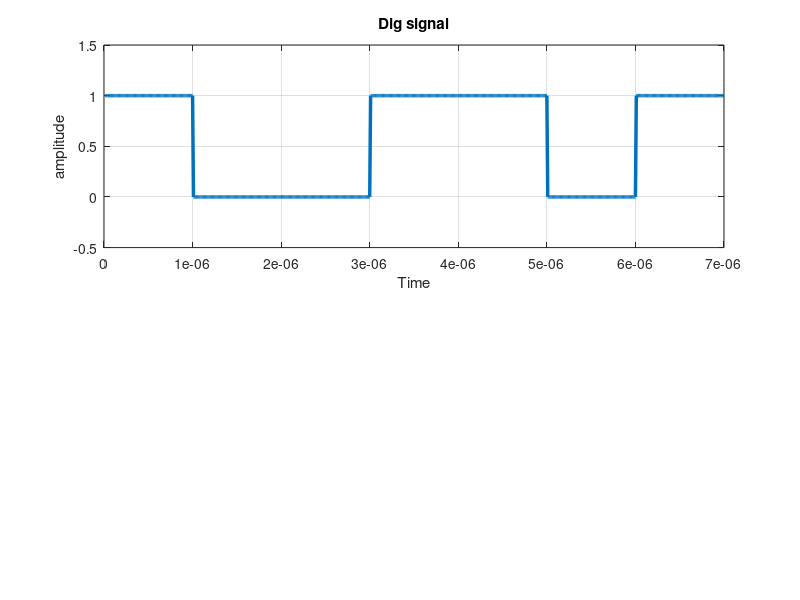

The MATLAB source for this figure:
% Generate Digital Signal from Binary bits
clc;
clear all;
close all;

x = [1 0 0 1 1 0 1]

disp(x);
bp=.000001;


bit=[];


for n=1:1:length(x)
  if x(n)==1
    se = ones(1,100);
  else
    se = zeros(1,100);
  end
  bit=[bit se];
end

t1 = bp/100:bp/100:length(x)*bp;

subplot(2,1,1);
plot(t1,bit,'LineWidth',2.5); grid on;
axis([0 length(x)*bp -0.5 1.5]);
xlabel('Time');
ylabel('amplitude');
title('Dig signal'); 